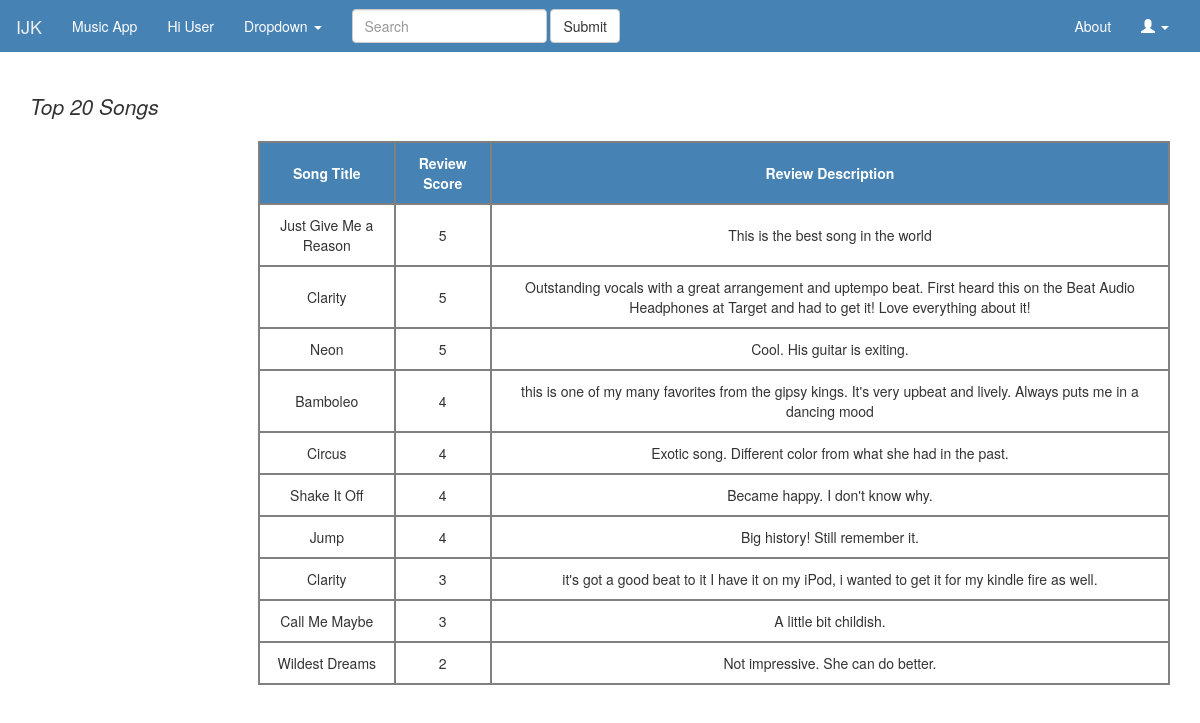
Screenshot of /top20.php with the database file from the repository.
### tables this page shows
CREATE TABLE IF NOT EXISTS `Song` (
  `song_id` int(10) NOT NULL,
  `title` varchar(64) NOT NULL,
  `duration` int(8) NOT NULL,
  `language` varchar(16) NOT NULL,
  `genre_id` int(10) NOT NULL,
  `lyrics_id` int(10) NOT NULL,
  `video_id` int(10) NOT NULL
);

### top20.php (the view, shortened to what this page needs)
<!DOCTYPE html>
<html lang="en-US">
<head>
<link href="bootstrap/css/bootstrap.min.css" rel="stylesheet">
<link href="MusicApp.css" rel="stylesheet">
</head>
<body>
	<nav class="navbar navbar-custom">
		<div class="container-fluid">
			<div class="navbar-header">
				<a class="navbar-brand" href="#">IJK</a>
			</div>
			<div class="collapse navbar-collapse"
				id="bs-example-navbar-collapse-1">
				<ul class="nav navbar-nav">
					<li class="active"><a href="#">Music App <span class="sr-only">(current)</span></a></li>
					<li><a href="#">Hi User</a></li>
					<li class="dropdown"><a href="#" class="dropdown-toggle"
						data-toggle="dropdown" role="button" aria-haspopup="true"
						aria-expanded="false">Dropdown <span class="caret"></span></a>
						</li>
				</ul>
				<form class="navbar-form navbar-left" role="search">
					<div class="form-group">
						<input type="text" class="form-control" placeholder="Search">
					</div>
					<button type="submit" class="btn btn-default">Submit</button>
				</form>
				<ul class="nav navbar-nav navbar-right">
					<li><a href="#">About</a></li>
					<li class="dropdown"><a href="#" class="dropdown-toggle"
						data-toggle="dropdown" role="button" aria-haspopup="true"
						aria-expanded="false"><span class="glyphicon glyphicon-user"
							aria-hidden="true"></span> <span class="caret"></span></a>
						</li>
				</ul>
			</div>
		</div>
	</nav>
	<div class="container">
		<h3>
			<p class="lead">
				<I>Top 20 Songs</I>
			</p>
		</h3>
		<p>
        <?php
								include ('include/dbConnect.php');
								$query = "SELECT Song.song_id, Song.title, Review.score, Review.description  FROM Song, Review
							WHERE Review.song_id =  Song.song_id
							GROUP BY Song.title, Review.score
							ORDER BY 3 DESC LIMIT 20";
								print "<table>\n";
								$data = $con->query ( $query );
								$data->setFetchMode ( PDO::FETCH_ASSOC );
								$doHeader = true;
									if ($doHeader) {
										echo "<table>";
										echo "<tr><th>Song Title</th><th>Review Score</th><th>Review Description</th></tr>";
										foreach ( $data as $row ) {
											echo "<tr>";
											echo "<td>" . $row ['title'] . "</td>";
											echo "<td>" . $row ['score'] . "</td>";
											echo "<td>" . $row ['description'] . "</td>";
											echo "</tr>\n";
										}
										echo "</table>";
									} else {
										echo "<p> Error</p>";
									}
								?>
    </p>
	</div>
</body>
</html>

### MusicApp.css (style rules this page uses)
.navbar-custom { background-color:#4682B4; color:#ffffff; border-radius:0; }
.navbar-custom .navbar-nav > li > a { color:#fff; }
.navbar-custom .navbar-nav > .active > a, .navbar-nav > .active > a:hover, .navbar-nav > .active > a:focus { color: #ffffff; background-color:transparent; }
.navbar-custom .navbar-brand { color:#eeeeee; }
table, td, th { border: 2px solid grey; text-align: center; padding: 10px; }
th { background-color: #4682B4; color: white; }
table { margin-left:20%; margin-right:auto; }

### rows the page displays
song: title "Just Give Me a Reason", score "5", description "This is the best song in the world"
song: title "Clarity", score "5", description "Outstanding vocals with a great arrangement and uptempo beat. First heard this on the Beat Audio Headphones at Target and had to get it! Love everything about it!", score "3", description "it's got a good beat to it I have it on my iPod, i wanted to get it for my kindle fire as well."
song: title "Neon", score "5", description "Cool. His guitar is exiting."
song: title "Bamboleo", score "4", description "this is one of my many favorites from the gipsy kings. It's very upbeat and lively. Always puts me in a dancing mood"
song: title "Circus", score "4", description "Exotic song. Different color from what she had in the past."
song: title "Shake It Off", score "4", description "Became happy. I don't know why."
song: title "Jump", score "4", description "Big history! Still remember it."
song: title "Call Me Maybe", score "3", description "A little bit childish."
song: title "Wildest Dreams", score "2", description "Not impressive. She can do better."
